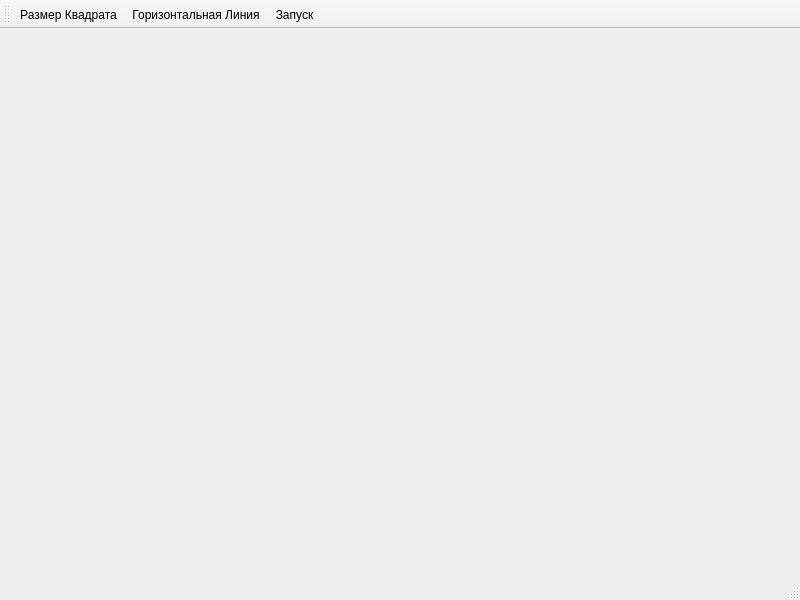
<?xml version="1.0" encoding="UTF-8"?>
<ui version="4.0">
 <class>MainWindow</class>
 <widget class="QMainWindow" name="MainWindow">
  <property name="geometry">
   <rect>
    <x>0</x>
    <y>0</y>
    <width>800</width>
    <height>600</height>
   </rect>
  </property>
  <property name="windowTitle">
   <string>MainWindow</string>
  </property>
  <widget class="QWidget" name="centralwidget"/>
  <widget class="QMenuBar" name="menubar">
   <property name="geometry">
    <rect>
     <x>0</x>
     <y>0</y>
     <width>800</width>
     <height>20</height>
    </rect>
   </property>
  </widget>
  <widget class="QStatusBar" name="statusbar"/>
  <widget class="QToolBar" name="toolBar">
   <property name="windowTitle">
    <string>toolBar</string>
   </property>
   <attribute name="toolBarArea">
    <enum>TopToolBarArea</enum>
   </attribute>
   <attribute name="toolBarBreak">
    <bool>false</bool>
   </attribute>
   <addaction name="actionSize"/>
   <addaction name="actionLine"/>
   <addaction name="actionPlay"/>
  </widget>
  <action name="actionSize">
   <property name="icon">
    <iconset resource="icons.qrc">
     <normaloff>:/new/prefix1/icons/icons8-квадрат-24.svg</normaloff>:/new/prefix1/icons/icons8-квадрат-24.svg</iconset>
   </property>
   <property name="text">
    <string>Размер Квадрата</string>
   </property>
  </action>
  <action name="actionLine">
   <property name="icon">
    <iconset resource="icons.qrc">
     <normaloff>:/new/prefix1/icons/icons8-линия-24.svg</normaloff>:/new/prefix1/icons/icons8-линия-24.svg</iconset>
   </property>
   <property name="text">
    <string>Горизонтальная Линия</string>
   </property>
  </action>
  <action name="actionPlay">
   <property name="icon">
    <iconset resource="icons.qrc">
     <normaloff>:/new/prefix1/icons/icons8-старт-24.svg</normaloff>:/new/prefix1/icons/icons8-старт-24.svg</iconset>
   </property>
   <property name="text">
    <string>Запуск</string>
   </property>
  </action>
 </widget>
 <resources>
  <include location="icons.qrc"/>
 </resources>
 <connections/>
</ui>
